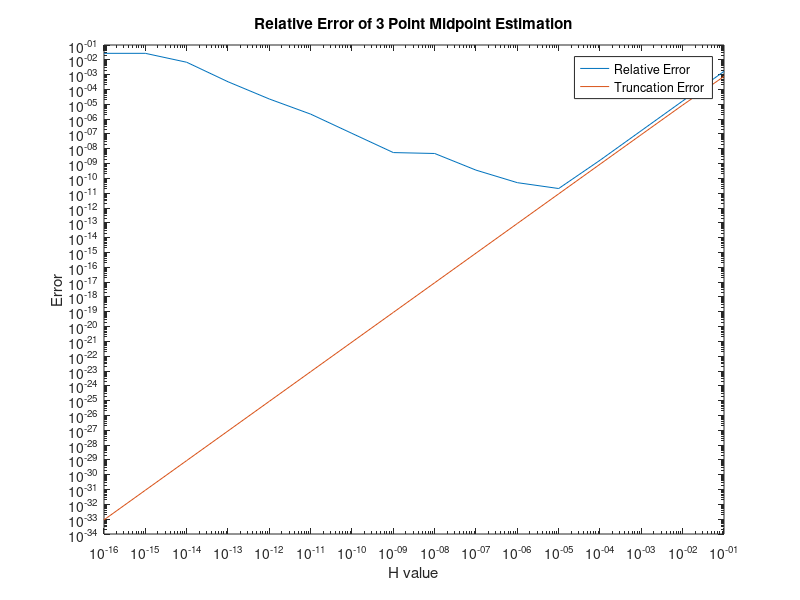

Recreate this plot in MATLAB.
%% Question 5 

%Emmanuel Vargas
%3/12/21 

%% Part A

%x value to find derivative at 
x = 1;

%Create function handle for sin(x) and its derivatives
f = @(x)(sin(x));
fp = @(x)(cos(x)); %first derivative 
fp2 = @(x)(-1 * sin(x)); %second derivative 
fp3 = @(x)(-1 * cos(x)); %third derivative 
fp4 = @(x)(sin(x)); %fourth derivative 

%Create vector for n 
n = [1 : 1 : 16];

%vector of h values to be tested
h = 10 .^ (-1 .* n);

%vectors to store relative and truncation error at relative h 
relErr = zeros(size(h));
truncErr = zeros(size(h));

%actual derivative at x
trueDeriv = fp(x);

%iterate over all h values and calculate the relative error for 
%the derivative at point x 
for i = 1 : length(h)
    %find points to calculate the midpoint
    a = x - h(i);
    b = x + h(i);
    
    %calculate estimate using 3 point midpoint formula using current h
    estimate = (1 / (2 * h(i))) * ( f(b) - f(a) );
    
    %calculate the relative error of the current estimate, store it
    relErr(i) = abs(abs(estimate - trueDeriv) / trueDeriv);
    
    %find the point at which f'''(x) is max on [x-h, x+h]
    %simply check endpoints, as at x = 1 f'''(x) is nowhere near a local
    %maximum, no need to check 0's of 4th derivative
    if fp3(a) >= fp3(b)
        maxNum = fp3(a);
    else
        maxNum = fp3(b);
    end
    
    %calculate truncation error of current estimate
    truncErr(i) = abs(( (h(i)^2) / 6 ) * maxNum);
end

%plot the relative error against values of h
loglog(h, relErr);
hold on;
loglog(h, truncErr);
xlabel('H value');
ylabel('Error');
legend('Relative Error', 'Truncation Error', 'location', 'best');
title('Relative Error of 3 Point Midpoint Estimation');

%% Part B
disp('Based on the graph generated above, the absolute error does decrease as h gets smaller. However, after h gets too small the absolute error starts to increase again.')
disp('Therefore, the relative error does not follow the truncation estimate. I believe this is due to the digital limits of doing arithmetic calculations with such small numbers.')
disp('Due to the nature of floating point number implementations, there are a limited amount of numbers to represent all decimals. Thus, as h gets way too small, there are less and less nearby floating point numbers to represent the real number.')
disp('This means that every single time that the estimate gets smaller more and more error is introduced as there are no nearby floating point numbers to represent the actual number at each step. This is why the error increased quite dramatically as the numbers got smaller and smaller.')